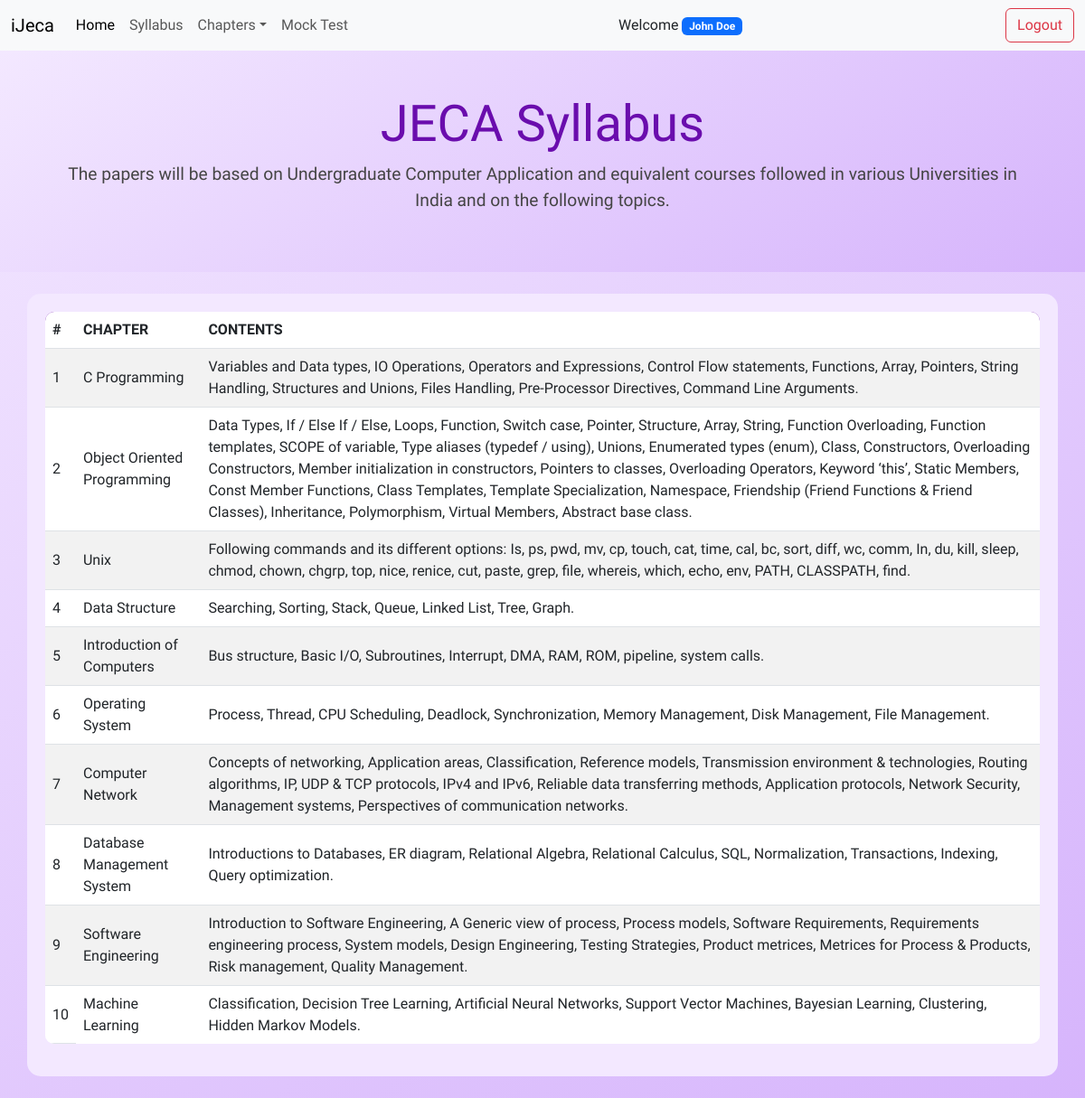
The page /syllabus.php (signed in) on the database its author committed.
### tables this page shows
CREATE TABLE `chapters` (
  `ID` int(11) NOT NULL,
  `name` varchar(255) NOT NULL,
  `photo` varchar(255) NOT NULL,
  `syllabus` text NOT NULL
);

### syllabus.php (the view)
<?php
  include 'header.php';
  $sql="SELECT * FROM chapters";
  $result = mysqli_query($con,$sql);
?>
<div class="jumbotron jumbotron-fluid jumbotron-custom" style="background: linear-gradient(145deg, #f3e8ff, #d6b4fc); color: #4b0082;">
  <div class="container text-center">
    <h1 class="display-4 font-weight-bold" style="color: #6a0dad;">JECA Syllabus</h1>
    <p class="lead">The papers will be based on Undergraduate Computer Application and equivalent courses followed in various Universities in India and on the following topics.</p>
  </div>
</div>
<div class="container my-4" style="background: #f3e8ff; border-radius: 15px; padding: 20px;">
  <table class="table table-striped table-hover" style="background: white; border-radius: 10px; overflow: hidden;">
    <thead class="text-white" style="background: #6a0dad;">
      <tr>
        <th>#</th>
        <th>Chapter</th>
        <th>Contents</th>
      </tr>
    </thead>
    <tbody>
      <?php while($row = mysqli_fetch_assoc($result)){ ?>
      <tr>
        <th scope="row"><?php echo $row['ID'] ?></th>
        <td><?php echo $row['name'] ?></td>
        <td><?php echo $row['syllabus'] ?></td>
      </tr>
      <?php } ?>
    </tbody>
  </table>
</div>
<?php include 'footer.php'; ?>

### style.css (style rules this page uses)
body { font-family: "Bai Jamjuree", sans-serif; }
.jumbotron { background-color: #f9fafc; padding: 3rem; border-radius: 0; margin-bottom: 0; }
h1, h2, h3, h4, h5, h6 { font-weight: bold; }
.lead { font-size: 1.2rem; color: #444; }
.table th, .table td { vertical-align: middle; }
.table thead th { font-weight: 600; text-transform: uppercase; border-top: none; }
.table tbody th { font-weight: 500; border-top: none; }
.table tbody td { border-top: 1px solid #dee2e6; }
.table tbody tr:last-child td { border-bottom: none; }
.table-striped tbody tr:nth-of-type(odd) { background-color: #f9fafc; }

### rows shown on the page
chapters: ID "1", name "C Programming", syllabus "Variables and Data types, IO Operations, Operators and Expressions, Control Flow statements, Functions, Array, Pointers, String Handling, Structures and Unions, Files Handling, Pre-Processor Directives, Command Line Arguments."
chapters: ID "2", name "Object Oriented Programming", syllabus "Data Types, If / Else If / Else, Loops, Function, Switch case, Pointer, Structure, Array, String, Function Overloading, Function templates, SCOPE of variable, Type aliases (typedef / using), Unions, Enumerated types (enum), Class, Constructors, Overloading Constructors, Member initialization in constructors, Pointers to classes, Overloading Operators, Keyword ‘this’, Static Members, Const Member Functions, Class Templates, Template Specialization, Namespace, Friendship (Friend Functions & Friend Classes), Inheritance, Polymorphism, Virtual Members, Abstract base class."
chapters: ID "3", name "Unix", syllabus "Following commands and its different options: Is, ps, pwd, mv, cp, touch, cat, time, cal, bc, sort, diff, wc, comm, In, du, kill, sleep, chmod, chown, chgrp, top, nice, renice, cut, paste, grep, file, whereis, which, echo, env, PATH, CLASSPATH, find."
chapters: ID "4", name "Data Structure", syllabus "Searching, Sorting, Stack, Queue, Linked List, Tree, Graph."
chapters: ID "5", name "Introduction of Computers", syllabus "Bus structure, Basic I/O, Subroutines, Interrupt, DMA, RAM, ROM, pipeline, system calls."
chapters: ID "6", name "Operating System", syllabus "Process, Thread, CPU Scheduling, Deadlock, Synchronization, Memory Management, Disk Management, File Management."
chapters: ID "7", name "Computer Network", syllabus "Concepts of networking, Application areas, Classification, Reference models, Transmission environment & technologies, Routing algorithms, IP, UDP & TCP protocols, IPv4 and IPv6, Reliable data transferring methods, Application protocols, Network Security, Management systems, Perspectives of communication networks."
chapters: ID "8", name "Database Management System", syllabus "Introductions to Databases, ER diagram, Relational Algebra, Relational Calculus, SQL, Normalization, Transactions, Indexing, Query optimization."
chapters: ID "9", name "Software Engineering", syllabus "Introduction to Software Engineering, A Generic view of process, Process models, Software Requirements, Requirements engineering process, System models, Design Engineering, Testing Strategies, Product metrices, Metrices for Process & Products, Risk management, Quality Management."
chapters: ID "10", name "Machine Learning", syllabus "Classification, Decision Tree Learning, Artificial Neural Networks, Support Vector Machines, Bayesian Learning, Clustering, Hidden Markov Models."

### other values the page prints
$_SESSION['username'] "John Doe"
